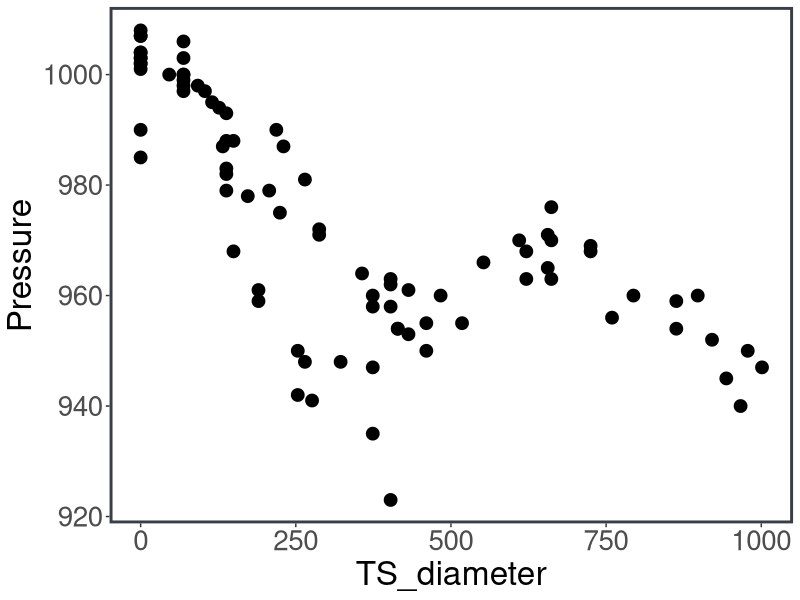
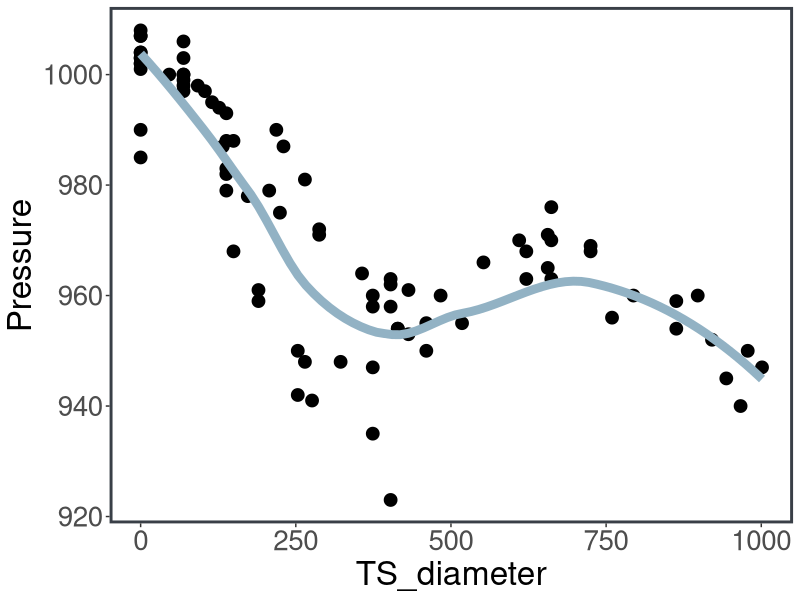
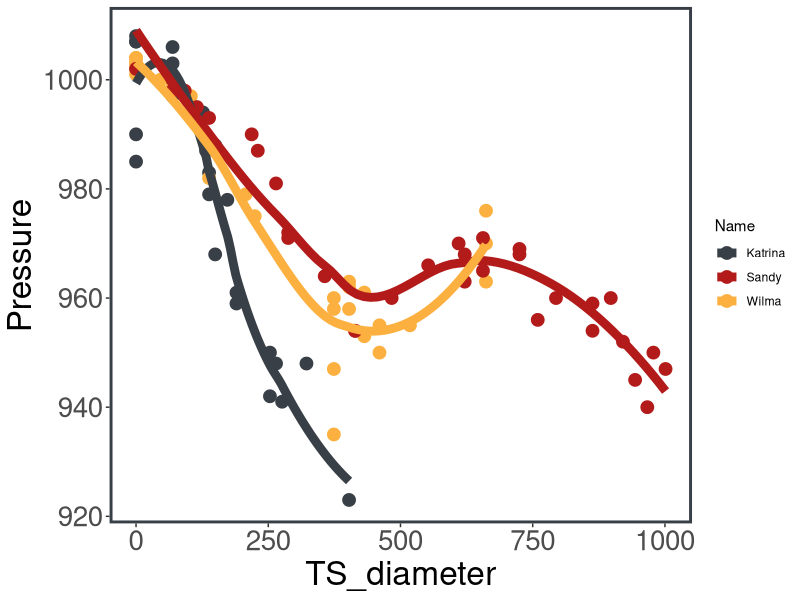
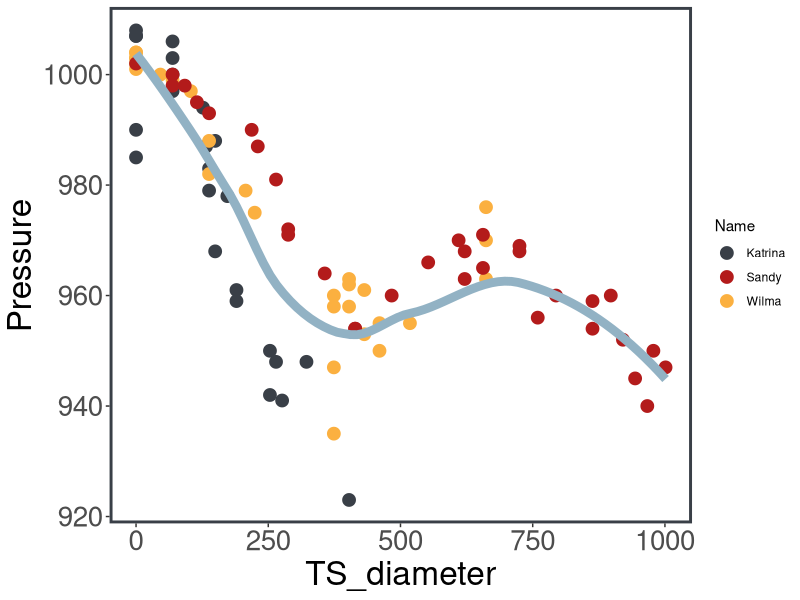

Write the R code that produced these figures, in order.
## ---- chunk 1
knitr::opts_chunk$set(echo = TRUE)
## ---- chunk 2
# 1) Set up the theme used in these videos:
library(ggplot2)

theme <-  theme(plot.margin = margin(5, 5, 5, 5, "pt"),
          panel.grid.major = element_blank(),
          panel.grid.minor = element_blank(),
          panel.background = element_blank(),
          panel.border = element_rect(colour = "#393f47", fill = NA, size = 2),
          axis.text = element_text(size = 20),
          axis.title.x = element_text(size = 24),
          axis.title.y = element_text(size = 24),
          plot.title = element_text(face = "bold", size = 30))

ourTheme <- list(theme,

scale_color_manual(values = c('#393f47', '#b31b1b', '#fbb040', '#92b2c4')))

# 2) Load data from the National Oceanic and Atmospheric Administration's 
# Atlantic hurricane database and convert variables to factors where necessary:
library(tidyverse)

# read in the storm data:
storms <- read.csv("storms.csv")

# set the storm category to be a factor:
storms$Category <- factor(storms$Category, levels = -1:5) 

# set the measurement date/time to be a factor:
storms$Date <- factor(storms$Date, levels = unique(storms$Date)) 

# look at the storm data:
# View(storms)

# 3) Filter the data to only use observations for Hurricane Sandy:
sandy <- storms %>% filter(Name == "Sandy")

# 4) Create a data set with observations only for Hurricanes Katrina, Sandy, and Wilma:
sampleStorms <- storms %>%
filter(Name %in% c("Katrina", "Sandy", "Wilma"))
## ---- chunk 3
ggplot(data = sampleStorms, aes(x = TS_diameter, y = Pressure)) + 
        geom_point(size = 4) + 
        ourTheme
## ---- chunk 4
# use geom_smooth() to add a curve to the scatterplot
# the size (thickness) and color of the line are adjusted to make viewing easier
ggplot(data = sampleStorms, aes(x = TS_diameter, y = Pressure)) + 
        geom_point(size = 4) + 
        geom_smooth(se = FALSE, size = 3, color = '#92b2c4') + 
        ourTheme
## ---- chunk 5
ggplot(data = sampleStorms, aes(x = TS_diameter, y = Pressure, color = Name)) + 
        geom_point(size = 4) + 
        geom_smooth(se = FALSE, size = 3) + 
        ourTheme
## ---- chunk 6
ggplot(data = sampleStorms, aes(x = TS_diameter, y = Pressure)) + 
        geom_point(aes(color = Name), size = 4) + 
        geom_smooth(se = FALSE, size = 3, color = "#92b2c4") + 
        ourTheme
